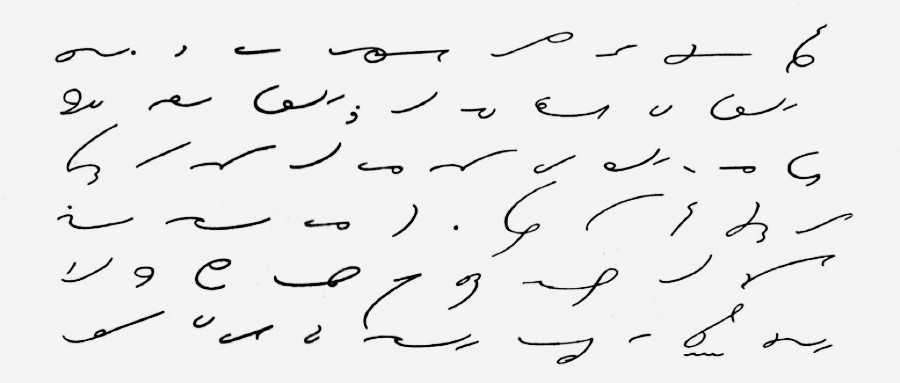
#> input picture backend/atest/shorthand.jpg, 900 x 383 px, found by its file name
$ python stroke_width_variation.py
#> lines starting #> are read from the running program, lines starting #| are printed output that depends on the picture; after the words box and inside, x2 and y2 are one past the last pixel; in counts of white or black regions, pixels touching at a corner belong together
import cv2
import numpy as np
from skimage.filters import threshold_otsu
from skimage.morphology import skeletonize
from scipy.ndimage import distance_transform_edt
import matplotlib.pyplot as plt
import base64
from io import BytesIO


class StrokeWidthAnalyzer:
    def __init__(self, image_input, is_base64=True):
        """
        Initializes the analyzer by loading the original color image.
        Handles both base64 string and file path inputs.
        """
#> called with is_base64 = False
        self.img_color = None
        self.gray_img = None
        self.binary_image = None
        self.distance_transform = None
        self.skeleton = None
        self.stroke_radii = np.array([])  # Initialize as empty array

        try:
            if is_base64:
                img_data = base64.b64decode(image_input)
                nparr = np.frombuffer(img_data, np.uint8)
                # Load as color image initially
                self.img_color = cv2.imdecode(nparr, cv2.IMREAD_COLOR)
                if self.img_color is None:
                    # Attempt to decode as grayscale if color failed (e.g., single channel input)
                    self.img_color = cv2.imdecode(nparr, cv2.IMREAD_GRAYSCALE)
                    if self.img_color is not None:
                        # If successful, convert grayscale back to BGR for consistency
                        self.img_color = cv2.cvtColor(self.img_color, cv2.COLOR_GRAY2BGR)
                    else:
                        raise ValueError("Could not decode base64 image as color or grayscale.")
            else:
                # Load as color image initially
                self.img_color = cv2.imread(image_input, cv2.IMREAD_COLOR)
#> self.img_color is the input picture: shape (383, 900, 3); min 0, max 255, mean 235.8
                if self.img_color is None:
                    # Attempt to load as grayscale if color failed
                    self.img_color = cv2.imread(image_input, cv2.IMREAD_GRAYSCALE)
                    if self.img_color is not None:
                        # Convert grayscale back to BGR
                        self.img_color = cv2.cvtColor(self.img_color, cv2.COLOR_GRAY2BGR)
                    else:
                        raise ValueError(f"Could not read image as color or grayscale at path: {image_input}")

            # Basic check for valid image dimensions
            if len(self.img_color.shape) < 2 or self.img_color.shape[0] == 0 or self.img_color.shape[1] == 0:
                raise ValueError("Loaded image has invalid dimensions.")

            self.original_height, self.original_width = self.img_color.shape[:2]

        except Exception as e:
            raise ValueError(f"Error during image loading: {e}")

        self._reset_analysis_data()  # Initialize other instance vars

    def _reset_analysis_data(self):
        """
        Clears intermediate data from previous analysis runs.
        """
        # Keep self.img_color, but reset processed data
        self.gray_img = None
        self.binary_image = None
        self.distance_transform = None
        self.skeleton = None
        self.stroke_radii = np.array([])

    def preprocess_image(self):
        """
        Applies preprocessing: Grayscale conversion, Gaussian Blur, Otsu Thresholding.
        Ensures text is white on black background.
        Stores results in self.gray_img and self.binary_image (boolean).
        Uses fixed internal parameters.
        """
        # --- Fixed Preprocessing Parameters ---
        BLUR_KSIZE = 5  # Kernel size for Gaussian Blur (odd number)

        if self.img_color is None:
            raise RuntimeError("Original color image is not available for preprocessing.")

        # 1. Convert to Grayscale
        # Check if it's already effectively grayscale (3 channels but all same)
        if len(self.img_color.shape) == 3 and self.img_color.shape[2] == 3:
            # Efficient check for grayscale stored in BGR format
            b, g, r = cv2.split(self.img_color)
            if np.array_equal(b, g) and np.array_equal(g, r):
                self.gray_img = b  # Use one channel
            else:
                self.gray_img = cv2.cvtColor(self.img_color, cv2.COLOR_BGR2GRAY)
        elif len(self.img_color.shape) == 2:  # Input was already grayscale
            self.gray_img = self.img_color.copy()  # Should not happen based on __init__ logic, but safe check
        else:
            raise ValueError("Cannot convert image to grayscale - unexpected format.")

        # 2. Gaussian Blur (Applied to the grayscale image)
        processed = cv2.GaussianBlur(self.gray_img, (BLUR_KSIZE, BLUR_KSIZE), 0)

        # 3. Otsu's Thresholding
        thresh_val = threshold_otsu(processed)
        # Invert threshold to get white text on black background
        _, bw = cv2.threshold(processed, thresh_val, 255, cv2.THRESH_BINARY_INV)

        # 4. Store as boolean array (True for foreground/text)
        self.binary_image = bw > 0

    def _calculate_stroke_widths(self):
        """
        Calculates stroke widths using distance transform and skeletonization.
        Assumes self.binary_image is already computed.
        Stores intermediate results (distance transform, skeleton) and final radii.
        Returns the calculated metrics dictionary.
        """
        metrics = {
            'mean_width': 0.0,
            'width_std': 0.0,
            'width_ratio': 0.0,
            'variation_coefficient': 0.0
        }

        if self.binary_image is None or not np.any(self.binary_image):
            print("Warning: Binary image is empty or not available for stroke width calculation.")
            return metrics  # Return default zero metrics

        try:
            # 1. Compute Distance Transform (distance from background)
            self.distance_transform = distance_transform_edt(self.binary_image)

            # 2. Compute Skeleton
            self.skeleton = skeletonize(self.binary_image)

            # 3. Get Stroke Radii at Skeleton Points
            radii = self.distance_transform[self.skeleton]

            # Flatten and filter out zeros and non-finite values
            self.stroke_radii = radii.flatten()
            self.stroke_radii = self.stroke_radii[(self.stroke_radii > 0) & np.isfinite(self.stroke_radii)]

            # 4. Calculate Metrics if radii were found
            if self.stroke_radii.size > 0:
                mean_radius = np.mean(self.stroke_radii)
                std_radius = np.std(self.stroke_radii)
                min_radius = np.min(self.stroke_radii)
                max_radius = np.max(self.stroke_radii)

                metrics['mean_width'] = 2 * mean_radius
                metrics['width_std'] = 2 * std_radius
                metrics['width_ratio'] = max_radius / min_radius if min_radius > 0 else 0.0
                metrics['variation_coefficient'] = metrics['width_std'] / metrics['mean_width'] if metrics[
                                                                                                       'mean_width'] > 0 else 0.0

        except Exception as e:
            print(f"Error during stroke width calculation: {e}")
            metrics = {k: 0.0 for k in metrics}
            self.distance_transform = None
            self.skeleton = None
            self.stroke_radii = np.array([])

        return metrics

    def _generate_visualization(self, metrics):
        """
        Generates visualization plots using instance data and calculated metrics.
        Uses fixed display parameters.
        """
        # --- Fixed Visualization Parameters ---
        FIGURE_SIZE = (12, 10)
        SKELETON_COLOR = 'r'
        SKELETON_POINT_SIZE = 1
        HIST_BINS = 20
        MEAN_LINE_COLOR = 'r'
        LAYOUT_PADDING = 1.0

        graphs = []
        if self.img_color is None or self.binary_image is None or self.skeleton is None:
            print("Warning: Cannot generate visualization, required image data missing.")
            return graphs

        plt.figure("Stroke Width Analysis", figsize=FIGURE_SIZE)
        plt.suptitle('Stroke Width Analysis', fontsize=16)

        # Plot 1: Original Image
        plt.subplot(2, 2, 1)
        img_rgb = cv2.cvtColor(self.img_color, cv2.COLOR_BGR2RGB)
        plt.imshow(img_rgb)
        plt.title('Original Image')
        plt.axis('off')

        # Plot 2: Binary Image
        plt.subplot(2, 2, 2)
        plt.imshow(self.binary_image, cmap='gray')
        plt.title('Preprocessed Image')
        plt.axis('off')

        # Plot 3: Skeleton Points
        plt.subplot(2, 2, 3)
        plt.imshow(self.binary_image, cmap='gray')  # Show skeleton on binary background
        y_coords, x_coords = np.nonzero(self.skeleton)
        plt.scatter(x_coords, y_coords, s=SKELETON_POINT_SIZE, c=SKELETON_COLOR)
        plt.title('Skeleton Points')
        plt.axis('off')
        plt.xlim(0, self.original_width)
        plt.ylim(self.original_height, 0)

        # Plot 4: Stroke Width Distribution
        plt.subplot(2, 2, 4)
        if self.stroke_radii.size > 0:
            widths = 2 * self.stroke_radii
            plt.hist(widths, bins=HIST_BINS, edgecolor='black', alpha=0.7)
            mean_w = metrics.get('mean_width', 0.0)
            ratio = metrics.get('width_ratio', 0.0)
            plt.axvline(mean_w, color=MEAN_LINE_COLOR, linestyle='--', linewidth=2,
                        label=f'Mean: {mean_w:.2f}')
            plt.title(f'Stroke Width Distribution\nMean: {mean_w:.2f}, Ratio: {ratio:.2f}')
            plt.legend(fontsize='small')
        else:
            plt.hist([], bins=HIST_BINS, range=(0, 1))
            plt.title('Stroke Width Distribution\nNo valid stroke points found.')

        plt.xlabel('Stroke Width')
        plt.ylabel('Frequency')

        plt.tight_layout(rect=[0, 0.03, 1, 0.95], pad=LAYOUT_PADDING)

        try:
            buf = BytesIO()
            plt.savefig(buf, format='png', bbox_inches='tight')
            buf.seek(0)
            plot_base64 = base64.b64encode(buf.getvalue()).decode('utf-8')
            graphs.append(plot_base64)
        except Exception as e:
            print(f"Error saving plot to buffer: {e}")
        finally:
            plt.close()

        return graphs

    def analyze(self, debug=False):
        """
        Orchestrates the analysis process: preprocess, calculate, visualize.
        """
        self._reset_analysis_data()  # Ensure clean state for processed data

        try:
            # Step 1: Preprocess (includes grayscale conversion now)
            self.preprocess_image()
#> in preprocess_image, `processed = cv2.GaussianBlur(self.gray_img, (BLUR_KSIZE, BLUR_KSIZE), 0)`:
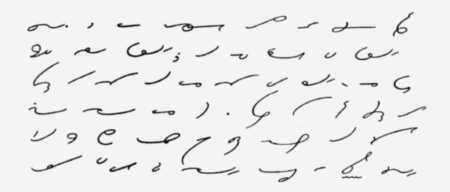
#> processed: shape (383, 900) (shown at 1/2 size); min 6, max 245, mean 235.8
#> in preprocess_image, `thresh_val = threshold_otsu(processed)`: thresh_val = 177
#> in preprocess_image, `_, bw = cv2.threshold(processed, thresh_val, 255, cv2.THRESH_BINARY_INV)`:
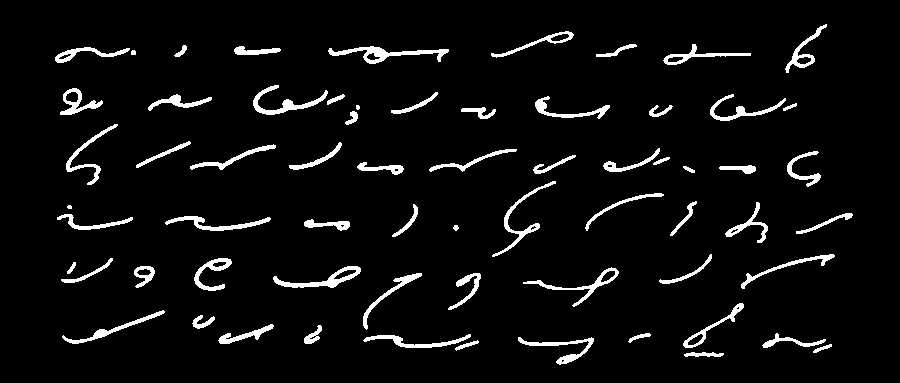
#> bw: shape (383, 900); 5.2% white; 66 white regions (2 under 20 px), largest, box (x1, y1, x2, y2) and area: (328, 46, 449, 64) 716, (273, 266, 361, 288) 580, (253, 85, 328, 115) 575

            # Step 2: Calculate Metrics
            metrics = self._calculate_stroke_widths()
#> in _calculate_stroke_widths, `self.distance_transform = distance_transform_edt(self.binary_image)`:
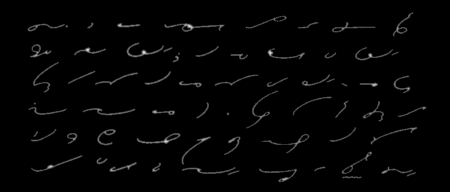
#> self.distance_transform: shape (383, 900) float64 (shown at 1/2 size); min 0, max 5.1, mean 0.0784; drawn with min black and max white
#> in _calculate_stroke_widths, `self.skeleton = skeletonize(self.binary_image)`:
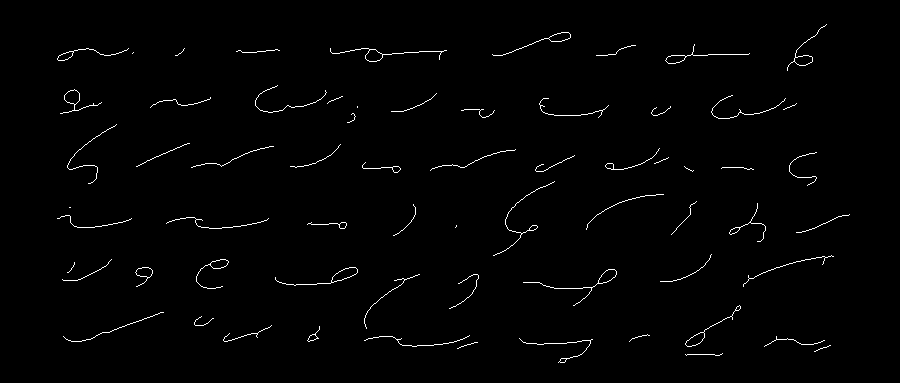
#> self.skeleton: shape (383, 900) bool; 1.2% white in thin lines or dots, all inside (x1, y1, x2, y2) = (57, 24, 850, 363)
#> in _calculate_stroke_widths, `radii = self.distance_transform[self.skeleton]`: radii = 4135 values, max 5 at index 312, min 1 at index 0, mean 2.08
#> in _calculate_stroke_widths, `self.stroke_radii = radii.flatten()`: self.stroke_radii has the same summary as radii
#> in _calculate_stroke_widths, `mean_radius = np.mean(self.stroke_radii)`: mean_radius = 2.08
#> in _calculate_stroke_widths, `std_radius = np.std(self.stroke_radii)`: std_radius = 0.471
#> in _calculate_stroke_widths, `min_radius = np.min(self.stroke_radii)`: min_radius = 1
#> in _calculate_stroke_widths, `max_radius = np.max(self.stroke_radii)`: max_radius = 5
#> metrics = {'mean_width': 4.16, 'width_std': 0.943, 'width_ratio': 5, 'variation_coefficient': 0.226}

            # Step 3: Generate Visualization if requested and possible
            result = {'metrics': metrics, 'graphs': []}
            if debug:
                if self.skeleton is not None and self.binary_image is not None:
                    result['graphs'] = self._generate_visualization(metrics)
#> in _generate_visualization, `y_coords, x_coords = np.nonzero(self.skeleton)`: y_coords = 4135 values from 24 to 362; x_coords = 4135 values, max 849 at index 2128, min 57 at index 568, mean 450.2
#> in _generate_visualization, `widths = 2 * self.stroke_radii`: widths = 4135 values, max 10 at index 312, min 2 at index 0, mean 4.16
#> in _generate_visualization, `mean_w = metrics.get('mean_width', 0.0)`: mean_w = 4.16
#> in _generate_visualization, `ratio = metrics.get('width_ratio', 0.0)`: ratio = 5
#> in _generate_visualization, `plt.savefig(buf, format='png', bbox_inches='tight')`:
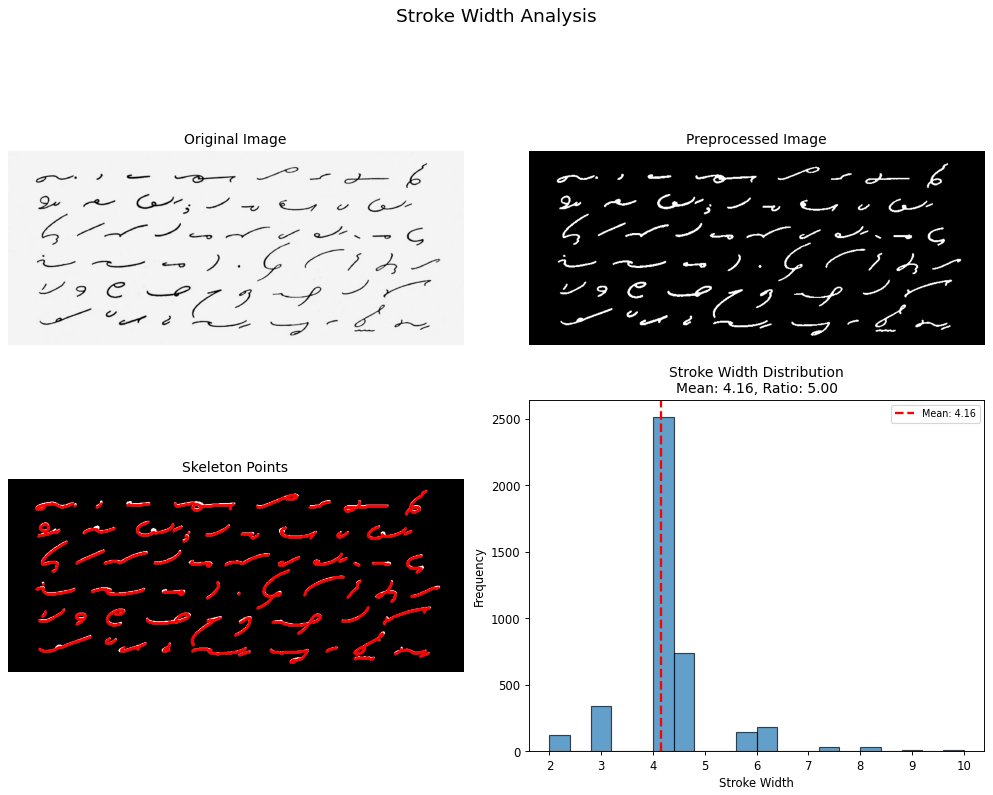
#> figure drawn by matplotlib, 4 panels; panel 4: tallest bar 2514 high, from x = 4 to 4.4
                elif 'error' not in metrics:
                    print("Warning: Skipping visualization due to missing intermediate data (skeleton/binary image).")

            #Preprocess Image to base64
            _, buffer = cv2.imencode('.png', self.binary_image.astype(np.uint8)*255)
#> buffer = 7516 values, max 255 at index 909, min 0 at index 8, mean 124.4
            preprocessed_image_base64 = base64.b64encode(buffer).decode('utf-8')
            result['preprocessed_image'] = preprocessed_image_base64

        except Exception as e:
            print(f"An error occurred during the analysis pipeline: {e}")
            result = {
                'metrics': {k: 0.0 for k in ['mean_width', 'width_std', 'width_ratio', 'variation_coefficient']},
                'graphs': [],
                'preprocessed_image': ''
            }

        return result

# === Example Usage ===
if __name__ == '__main__':
    image_path = r"C:\Users\Samson\Desktop\Coding\IPPR\NoteMercy_Extension\backend\atest\shorthand.jpg"  # <-- CHANGE THIS PATH if needed
    analyzer = StrokeWidthAnalyzer(image_path, is_base64=False)
    results = analyzer.analyze(debug=True)
#> results = 3 items
    # print(results)

    # Print metrics in a readable format
    print("\n===== Aspect Ratio Analysis Results =====")
    metrics = results['metrics']
    for key, value in metrics.items():
        if isinstance(value, float):
            print(f"{key}: {value:.4f}")
        else:
            print(f"{key}: {value}")
#> this loop made 4 passes
#> (key, value) on passes 1 to 4: ('mean_width', 4.16), ('width_std', 0.943), ('width_ratio', 5), ('variation_coefficient', 0.226)
#> (printed output is left out)

    # Display the image directly without saving
    if results['graphs']:
        from PIL import Image
        import io

        print("\nDisplaying visualization...")
        img_data = base64.b64decode(results['graphs'][0])
        img = Image.open(io.BytesIO(img_data))
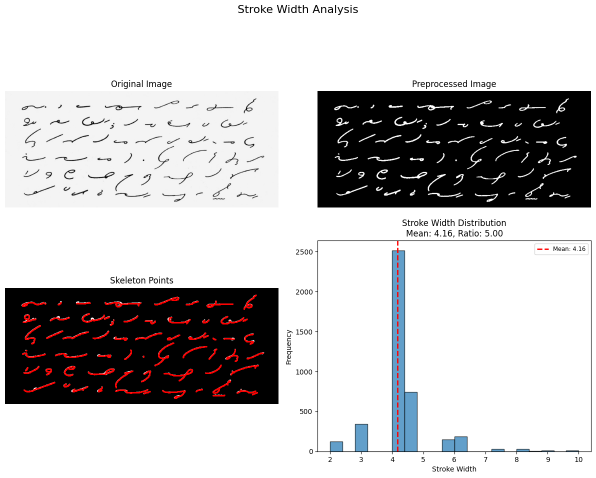
#> img: PIL image 1192x956 RGBA (shown at 1/2 size); mean R, G, B, A 195.5, 194.1, 194.7, 255
        img.show()
    print("\nPreprocessed Image Base64:")
    print(results['preprocessed_image'])
#> (printed output is left out)
